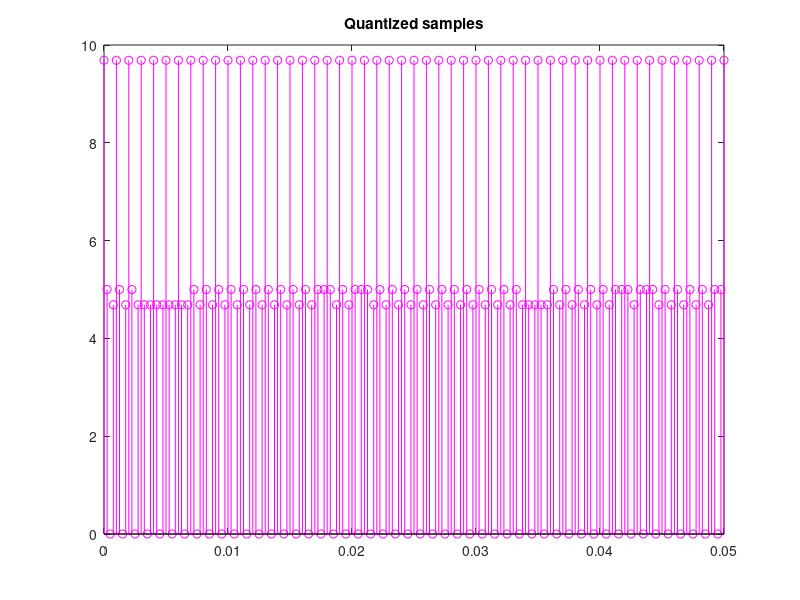

Source code (MATLAB): (Note: this script raises an error after producing the figure.)

close all;
clear all;


f0 = 1000;


k = 5;
I = 2^k;

Ts = 1/f0;
Fs = 4000;



multiplier = 50;
t_analog = 0:0.000001:multiplier/f0;
x_analog = 5 + 5*cos(2*pi*f0*t_analog);

t_sampled = 0:1/Fs:multiplier/f0;
x_sampled = 5 + 5*cos(2*pi*f0*t_sampled);

%Plot original and sampled
%figure(1)
%plot(t_analog,x_analog),xlabel('time (s)'),ylim([-5 15]),xlim([0 multiplier/f0])
%hold on;
%stem(t_sampled,x_sampled,'r'),xlabel('time (s)'),ylim([-5 15]),xlim([0 0.01]),title("x(t) = 5 + 5cos(2 \pi f_{0} t), sampled at F_{s} = "+Fs)
%hold on;

del = (max(x_sampled)-min(x_sampled))/I;
ceiling = max(x_sampled) - del;
floor = min(x_sampled);

samples_count = length(x_sampled);
x_quantized = zeros(1,samples_count);

%Quantize
for sample_index = 1:1:samples_count
    
    if(x_sampled(sample_index) < floor)
       x_quantized(i) = floor;
    elif(x_sampled(sample_index)>celing-del)
      x_quantized(i) = ceiling;      
    else
    for i=floor:del:ceiling
        rangeLower = i;
        rangeUpper = i + del;
        if( x_sampled(sample_index) >= rangeLower && x_sampled(sample_index) <=rangeUpper)
           x_quantized(sample_index) = i;
        end
    end
    end
end
stem(t_sampled, x_quantized, 'm-'),title('Quantized samples')

%BPSK
bitLength = k;
bitStream = [];
for i= 1:1:samples_count
    if(x_quantized(i) == 0)
        bin = dec2bin(0,k);
    else
        bin = dec2bin(x_quantized(i)/del,k);
    end
    for j=1:1:k
        bitStream = [bitStream,str2num(bin(j))];
    end
end

%Modulate BPSK
for i = 1:1:length(bitStream)
    if(bitStream(i) == 0)
       bitStream(i) = -1; 
    end
end
%Add AWGN
SNR = 5; %Arbitrary
noisyStream = bitStream + 1/sqrt(2)*10^(-SNR/20) * randn(1,length(bitStream));

%Demodulation
demodStream = zeros(1,length(noisyStream));
for i = 1:1:length(noisyStream)
    if(noisyStream(i)>0)
        demodStream(i) = 1;
    else
        demodStream(i) = 0;
    end
end

%Convert back to symbols( Decode?)

%bitlength k
binSymbols = [];
for i = 1:k:length(demodStream)
    s = '';
    for j =1:1:k
       s = [s,int2str(demodStream(i+j-1))];
    end
    binSymbols = [binSymbols,convertCharsToStrings(s)];
end

decSymbols = zeros(1,length(binSymbols));
for i = 1:1:length(binSymbols)
    decSymbols(i) = bin2dec(binSymbols(i));
end

decSymbols = decSymbols .* del;

%mse

msep = sum((x_quantized-decSymbols).^2)/length(x_quantized)

stem(t_sampled,x_quantized)
hold on;
stem(t_sampled,decSymbols)
